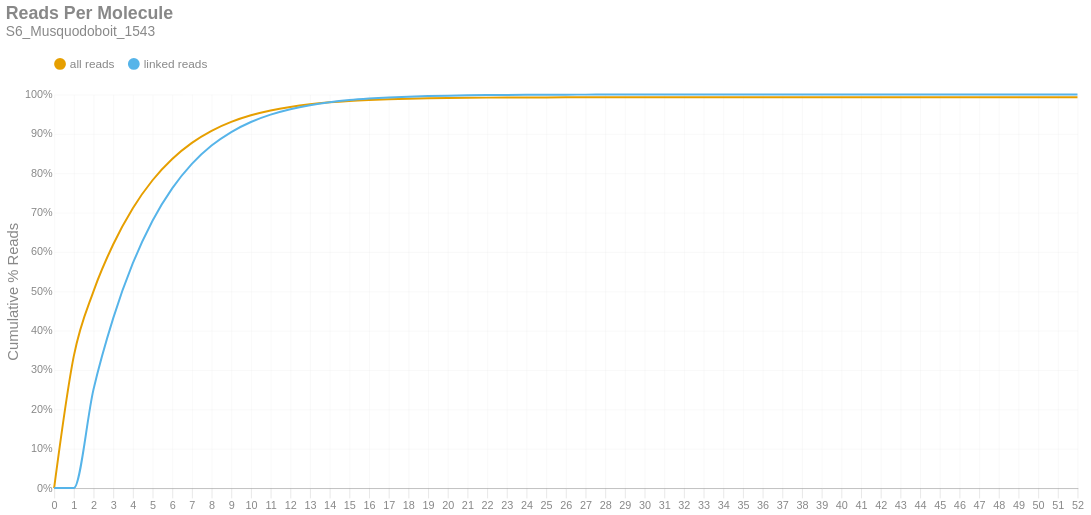

Notebook code for this chart:
### Markdown cell above
### Reads per Molecule
This chart shows the cumulative distribution of the number of reads per linked molecule. That is, how many alignments are associated with a unique molecule. This excludes the number of reads associated with invalid or absent linked-read barcodes. The `linked` histogram is the percentages recalculated when disregarding singletons.

### Code cell
if SKIPLR:
    print_html(f"Skipped")
else:
    counts = np.bincount(valids['reads'].cast(pl.Int64).to_numpy())
    weighted = counts * np.arange(len(counts))
    all_perc = weighted / n_reads
    linked_perc = weighted / n_linked_reads
    linked_perc[1] = 0
    binned_df = pl.DataFrame({
        'readsper': list(range(len(counts))),
        'all reads (cumsum)': np.cumsum(all_perc).tolist(),
        'linked reads (cumsum)': np.cumsum(linked_perc).tolist(),
    })

    with SafeRender(binned_df):
        (
            density_plot(binned_df, 'Reads Per Molecule', samplename, 'readspmol')
            .encode(
                x=alt.X('readsper:O', title=None).axis(labelAngle=0).scale(padding=0),
                y=alt.Y('value:Q', title='Cumulative % Reads').axis(format='%').stack(False),
                color=alt.Color("key:N").scale(domain=["all reads", "linked reads"]),
                tooltip=[
                    alt.Tooltip("key:N", title="Data Type"),
                    alt.Tooltip("readsper:O", title="Reads Per Molecule"),
                    alt.Tooltip("value:Q", format=".2%", title="% Reads (Cum.)")
                ]            
            )
        ).display()

### Figure 1 — Vega-Lite specification as saved in the notebook (floating-point values rounded to 4 significant figures)
{"width": "container", "height": 400, "config": {"title": {"anchor": "start", "dy": -15, "fontSize": 18, "color": "#888888", "subtitleColor": "#888888", "subtitleFontSize": 14}, "arc": {"fill": "#0072B2"}, "axis": {"domainColor": "#888888", "domainWidth": 0.5, "gridWidth": 0.2, "grid": false, "titleFontWeight": 400, "titleFontSize": 15, "labelFontSize": 11, "labelColor": "#888888", "tickColor": "#888888", "tickWidth": 0.2, "titleColor": "#888888"}, "axisBand": {"grid": false}, "axisX": {"grid": true, "tickSize": 10, "domainCap": "round"}, "axisY": {"domain": false, "grid": true, "tickSize": 0, "domainCap": "round"}, "background": "transparent", "header": {"labelFontSize": 15, "labelColor": "#888888", "titleFontSize": 15, "titleFontWeight": 600, "titleColor": "#888888"}, "legend": {"labelFont": "sans-serif", "labelFontSize": 12, "labelColor": "#888888", "symbolSize": 100, "symbolType": "circle", "titleFontSize": 12, "titlePadding": 10, "titleColor": "#888888", "title": null, "orient": "top"}, "range": {"category": ["#E69F00", "#56B4E9", "#009E73", "#F0E442", "#0072B2", "#D55E00", "#CC79A7", "#000000"], "diverging": ["#cfe8f3", "#a2d4ec", "#73bfe2", "#46abdb", "#1696d2", "#12719e"]}, "area": {"fill": "#0072B2", "fillOpacity": 0.7, "line": true, "strokeOpacity": 0.7}, "line": {"color": "#0072B2", "stroke": "#0072B2", "strokeWidth": 2}, "trail": {"color": "#0072B2", "stroke": "#0072B2", "strokeWidth": 0, "size": 1}, "point": {"filled": true, "fillOpacity": 1.0, "size": 95}, "text": {"color": "#888888", "fontSize": 11, "align": "right", "fontWeight": 400, "size": 11}, "bar": {"fill": "#0072B2", "stroke": null}, "view": {"stroke": null, "continuousWidth": 660, "continuousHeight": 400}}, "data": {"name": "data-88acaeb78a2481bc88ee752e573da66f"}, "mark": {"type": "line", "interpolate": "monotone", "point": {"opacity": 0, "size": 275}}, "encoding": {"color": {"field": "key", "scale": {"domain": ["all reads", "linked reads"]}, "type": "nominal"}, "tooltip": [{"field": "key", "title": "Data Type", "type": "nominal"}, {"field": "readsper", "title": "Reads Per Molecule", "type": "ordinal"}, {"field": "value", "format": ".2%", "title": "% Reads (Cum.)", "type": "quantitative"}], "x": {"axis": {"labelAngle": 0}, "field": "readsper", "scale": {"padding": 0}, "title": null, "type": "ordinal"}, "y": {"axis": {"format": "%"}, "field": "value", "stack": false, "title": "Cumulative % Reads", "type": "quantitative"}}, "params": [{"name": "param_c36ac31b6afebe62", "select": {"type": "point", "fields": ["key"]}, "bind": "legend"}], "title": {"text": "Reads Per Molecule", "subtitle": "S6_Musquodoboit_1543"}, "transform": [{"fold": ["all reads (cumsum)", "linked reads (cumsum)"]}, {"calculate": "replace(datum.key, ' (cumsum)', '')", "as": "key"}, {"filter": {"param": "param_c36ac31b6afebe62"}}], "usermeta": {"embedOptions": {"downloadFileName": "S6_Musquodoboit_1543.readspmol"}}, "$schema": "https://vega.github.io/schema/vega-lite/v6.1.0.json", "datasets": {"data-88acaeb78a2481bc88ee752e573da66f": [{"readsper": 0, "all reads (cumsum)": 0.0, "linked reads (cumsum)": 0.0}, {"readsper": 1, "all reads (cumsum)": 0.3352, "linked reads (cumsum)": 0.0}, {"readsper": 2, "all reads (cumsum)": 0.4999, "linked reads (cumsum)": 0.2504}, {"readsper": 3, "all reads (cumsum)": 0.6188, "linked reads (cumsum)": 0.4311}, {"readsper": 4, "all reads (cumsum)": 0.711, "linked reads (cumsum)": 0.5713}, {"readsper": 5, "all reads (cumsum)": 0.782, "linked reads (cumsum)": 0.6793}, {"readsper": 6, "all reads (cumsum)": 0.8361, "linked reads (cumsum)": 0.7614}, {"readsper": 7, "all reads (cumsum)": 0.877, "linked reads (cumsum)": 0.8237}, {"readsper": 8, "all reads (cumsum)": 0.9076, "linked reads (cumsum)": 0.8702}, {"readsper": 9, "all reads (cumsum)": 0.9302, "linked reads (cumsum)": 0.9045}, {"readsper": 10, "all reads (cumsum)": 0.947, "linked reads (cumsum)": 0.9301}, {"readsper": 11, "all reads (cumsum)": 0.9593, "linked reads (cumsum)": 0.9487}, {"readsper": 12, "all reads (cumsum)": 0.9684, "linked reads (cumsum)": 0.9625}, {"readsper": 13, "all reads (cumsum)": 0.9751, "linked reads (cumsum)": 0.9728}, {"readsper": 14, "all reads (cumsum)": 0.98, "linked reads (cumsum)": 0.9802}, {"readsper": 15, "all reads (cumsum)": 0.9836, "linked reads (cumsum)": 0.9857}, {"readsper": 16, "all reads (cumsum)": 0.9861, "linked reads (cumsum)": 0.9895}, {"readsper": 17, "all reads (cumsum)": 0.988, "linked reads (cumsum)": 0.9924}, {"readsper": 18, "all reads (cumsum)": 0.9894, "linked reads (cumsum)": 0.9944}, {"readsper": 19, "all reads (cumsum)": 0.9903, "linked reads (cumsum)": 0.9959}, {"readsper": 20, "all reads (cumsum)": 0.991, "linked reads (cumsum)": 0.9969}, {"readsper": 21, "all reads (cumsum)": 0.9916, "linked reads (cumsum)": 0.9978}, {"readsper": 22, "all reads (cumsum)": 0.992, "linked reads (cumsum)": 0.9984}, {"readsper": 23, "all reads (cumsum)": 0.9922, "linked reads (cumsum)": 0.9988}, {"readsper": 24, "all reads (cumsum)": 0.9924, "linked reads (cumsum)": 0.9991}, {"readsper": 25, "all reads (cumsum)": 0.9925, "linked reads (cumsum)": 0.9993}, {"readsper": 26, "all reads (cumsum)": 0.9927, "linked reads (cumsum)": 0.9995}, {"readsper": 27, "all reads (cumsum)": 0.9928, "linked reads (cumsum)": 0.9996}, {"readsper": 28, "all reads (cumsum)": 0.9929, "linked reads (cumsum)": 0.9997}, {"readsper": 29, "all reads (cumsum)": 0.9929, "linked reads (cumsum)": 0.9998}, {"readsper": 30, "all reads (cumsum)": 0.9929, "linked reads (cumsum)": 0.9999}, {"readsper": 31, "all reads (cumsum)": 0.993, "linked reads (cumsum)": 0.9999}, {"readsper": 32, "all reads (cumsum)": 0.993, "linked reads (cumsum)": 0.9999}, {"readsper": 33, "all reads (cumsum)": 0.993, "linked reads (cumsum)": 0.9999}, {"readsper": 34, "all reads (cumsum)": 0.993, "linked reads (cumsum)": 1.0}, {"readsper": 35, "all reads (cumsum)": 0.993, "linked reads (cumsum)": 1.0}, {"readsper": 36, "all reads (cumsum)": 0.993, "linked reads (cumsum)": 1.0}, {"readsper": 37, "all reads (cumsum)": 0.993, "linked reads (cumsum)": 1.0}, {"readsper": 38, "all reads (cumsum)": 0.993, "linked reads (cumsum)": 1.0}, {"readsper": 39, "all reads (cumsum)": 0.993, "linked reads (cumsum)": 1.0}, {"readsper": 40, "all reads (cumsum)": 0.993, "linked reads (cumsum)": 1.0}, {"readsper": 41, "all reads (cumsum)": 0.993, "linked reads (cumsum)": 1.0}, {"readsper": 42, "all reads (cumsum)": 0.993, "linked reads (cumsum)": 1.0}, {"readsper": 43, "all reads (cumsum)": 0.993, "linked reads (cumsum)": 1.0}, {"readsper": 44, "all reads (cumsum)": 0.993, "linked reads (cumsum)": 1.0}, {"readsper": 45, "all reads (cumsum)": 0.993, "linked reads (cumsum)": 1.0}, {"readsper": 46, "all reads (cumsum)": 0.993, "linked reads (cumsum)": 1.0}, {"readsper": 47, "all reads (cumsum)": 0.993, "linked reads (cumsum)": 1.0}, {"readsper": 48, "all reads (cumsum)": 0.993, "linked reads (cumsum)": 1.0}, {"readsper": 49, "all reads (cumsum)": 0.993, "linked reads (cumsum)": 1.0}, {"readsper": 50, "all reads (cumsum)": 0.993, "linked reads (cumsum)": 1.0}, {"readsper": 51, "all reads (cumsum)": 0.993, "linked reads (cumsum)": 1.0}, {"readsper": 52, "all reads (cumsum)": 0.993, "linked reads (cumsum)": 1.0}]}}
